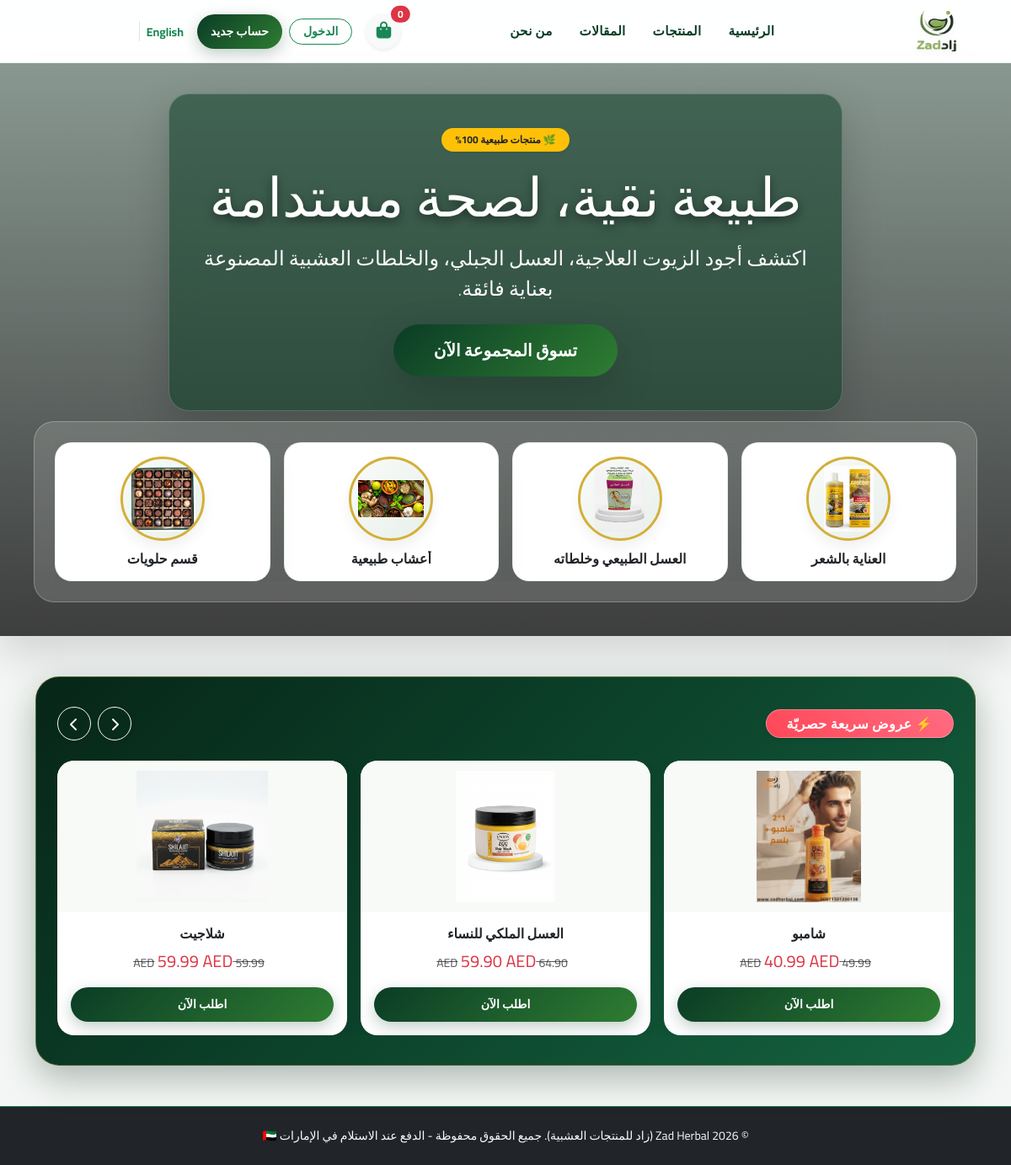
The page / on the database its author committed.
### store/models.py (models this page shows, shortened)
class Category(models.Model):
    name_ar = models.CharField(max_length=100)
    name_en = models.CharField(max_length=100)
    image = models.ImageField(upload_to='categories/', blank=True, null=True, verbose_name="صورة التصنيف")

class Product(models.Model):
    category = models.ForeignKey(Category, on_delete=models.CASCADE, related_name='products')
    name_ar = models.CharField(max_length=200)
    name_en = models.CharField(max_length=200)
    description_ar = models.TextField(blank=True)
    description_en = models.TextField(blank=True)
    price = models.DecimalField(max_digits=10, decimal_places=2) # السعر الاصلي بالدرهم
    discount_price = models.DecimalField(max_digits=10, decimal_places=2, null=True, blank=True) # سعر الخصم إن وجد
    image = models.ImageField(upload_to='products/')
    is_featured = models.BooleanField(default=False) # للعرض في السلايدر المضيء
    stock = models.DecimalField(max_digits=10, decimal_places=3, default=0.000)
    is_sold_by_weight = models.BooleanField(default=False)
    minimum_weight = models.DecimalField(max_digits=6, decimal_places=3, default=0.050)
    created_at = models.DateTimeField(auto_now_add=True)

### store/views.py (the view)
# urls.py: path('', views.home_view, name='home_view'),
def home_view(request):
    lang = request.session.get('lang', request.COOKIES.get('django_language', 'ar'))
    cache_key = f'home_page_data_{lang}'
    cached_data = cache.get(cache_key)
    if cached_data:
        featured_products = cached_data['featured_products']
        categories = cached_data['categories']
    else:
        featured_products = list(Product.objects.filter(discount_price__isnull=False).select_related('category')[:6])
        categories = list(Category.objects.all())
        cache.set(cache_key, {'featured_products': featured_products, 'categories': categories}, 900)
    context = {
        'featured_products': featured_products,
        'categories': categories,
        'lang': lang,
    }
    return render(request, 'home.html', context)

### store/context_processors.py (called while the page is built)
def language_processor(request):
    lang = request.session.get('lang', 'ar')
    return {
        'lang': lang,
        'CURRENT_LANG': lang,
    }

### store/templates/home.html (shortened to what this page needs)
{% extends 'base.html' %}
{% load static %}
{% block content %}
<header class="hero-fullwidth-wrapper mb-5">
    <div class="video-hero-container d-flex flex-column align-items-center justify-content-center p-4 text-center">
        <video autoplay muted loop playsinline class="position-absolute top-0 start-0 w-100 h-100 object-fit-cover">
            <source src="{% static 'videos/hero.mp4' %}" type="video/mp4">
        </video>
        <div class="position-absolute top-0 start-0 w-100 h-100" style="background: linear-gradient(180deg, rgba(7, 38, 24, 0.45) 0%, rgba(0, 0, 0, 0.75) 100%); z-index: 2;"></div>
        <div class="position-relative hero-glass-card my-auto text-white shadow-lg my-4" style="z-index: 3;">
            <span class="badge bg-warning text-dark font-mono px-3 py-2 rounded-pill fw-bold mb-3 shadow-sm">🌿 منتجات طبيعية 100%</span>
            <h1 class="display-3 fw-black mb-3" style="text-shadow: 0 4px 12px rgba(0,0,0,0.5);">
                {% if lang == 'ar' %}طبيعة نقية، لصحة مستدامة{% else %}Pure Nature for Sustainable Health{% endif %}
            </h1>
            <p class="lead text-light mb-4 opacity-90 fs-4">
                {% if lang == 'ar' %}اكتشف أجود الزيوت العلاجية، العسل الجبلي، والخلطات العشبية المصنوعة بعناية فائقة.{% else %}Finest herbal products, organic oils, and honey blends in the UAE.{% endif %}
            </p>
            <a href="{% url 'shop_products' %}" class="btn btn-emerald btn-lg px-5 py-3 shadow-lg fs-5">
                {% if lang == 'ar' %}تسوق المجموعة الآن{% else %}Explore Collection{% endif %}
            </a>
        </div>
        <div class="position-relative w-100 d-flex justify-content-center px-3 mb-3" style="z-index: 3;">
            <div class="categories-slider-wrapper">
                <div id="categoriesCarousel" class="carousel slide" data-bs-ride="carousel" data-bs-interval="5000">
                    <div class="carousel-inner">
                        {% for cat in categories %}
                            {% if forloop.counter0|divisibleby:4 %}
                            <div class="carousel-item {% if forloop.first %}active{% endif %}">
                                <div class="row g-3 justify-content-center">
                            {% endif %}
                                    <div class="col-6 col-md-3">
                                        <a href="{% url 'shop_products' %}?category={{ cat.id }}&lang={{ lang }}" class="text-decoration-none">
                                            <div class="card category-card p-3 text-center js-interactive-card">
                                                <div class="category-img-wrapper">
                                                    {% if cat.image %}
                                                        <img src="{{ cat.image.url }}" alt="Category">
                                                    {% else %}
                                                        <img src="{% static 'images/default.png' %}" alt="Category">
                                                    {% endif %}
                                                </div>
                                                <h6 class="fw-bold text-dark text-truncate mb-0">
                                                    {% if lang == 'en' and cat.name_en %}{{ cat.name_en }}{% else %}{{ cat.name_ar }}{% endif %}
                                                </h6>
                                            </div>
                                        </a>
                                    </div>
                            {% if forloop.counter|divisibleby:4 or forloop.last %}
                                </div>
                            </div>
                            {% endif %}
                        {% empty %}
                        <div class="carousel-item active text-center py-2">
                            <p class="text-white-50 m-0">لا توجد تصنيفات حالياً.</p>
                        </div>
                        {% endfor %}
                    </div>
                </div>
            </div>
        </div>
    </div>
</header>
{% if featured_products %}
<div class="container my-5">
    <div class="flash-slider-container">
        <div class="d-flex justify-content-between align-items-center mb-4">
            <div class="d-flex align-items-center gap-3">
                <span class="badge fs-6 px-4 py-2 rounded-pill temu-flash-badge shadow-sm">
                    ⚡ {% if lang == 'ar' %}عروض سريعة حصريّة{% else %}Flash Deals{% endif %}
                </span>
            </div>
            <div class="d-flex gap-2">
                <button class="btn btn-outline-light rounded-circle p-2 shadow-sm" type="button" data-bs-target="#flashMultiCarousel" data-bs-slide="prev" style="width: 40px; height: 40px;">
                    <i class="fas fa-chevron-right"></i>
                </button>
                <button class="btn btn-outline-light rounded-circle p-2 shadow-sm" type="button" data-bs-target="#flashMultiCarousel" data-bs-slide="next" style="width: 40px; height: 40px;">
                    <i class="fas fa-chevron-left"></i>
                </button>
            </div>
        </div>
        <div id="flashMultiCarousel" class="carousel slide" data-bs-ride="carousel">
            <div class="carousel-inner">
                {% for product in featured_products %}
                    {% if forloop.counter0|divisibleby:3 %}
                    <div class="carousel-item {% if forloop.first %}active{% endif %}">
                        <div class="row g-3">
                    {% endif %}
                            <div class="col-md-4">
                                <div class="card temu-flash-card h-100">
                                    <div class="flash-img-wrapper">
                                        {% if product.image %}
                                            <img src="{{ product.image.url }}" alt="{{ product.name_ar }}">
                                        {% else %}
                                            <img src="{% static 'images/default.png' %}" alt="Default">
                                        {% endif %}
                                    </div>
                                    <div class="card-body d-flex flex-column text-center p-3">
                                        <h6 class="fw-bold text-dark text-truncate mb-2">{% if lang == 'ar' %}{{ product.name_ar }}{% else %}{{ product.name_en|default:product.name_ar }}{% endif %}</h6>
                                        <div class="mb-3">
                                            <del class="text-muted small me-2">{{ product.price }} AED</del>
                                            <span class="text-danger fw-black fs-5">{{ product.discount_price }} AED</span>
                                        </div>
                                        <a href="{% url 'product_detail' product.pk %}" class="mt-auto btn btn-emerald btn-sm w-100">
                                            {% if lang == 'ar' %}اطلب الآن{% else %}Shop Now{% endif %}
                                        </a>
                                    </div>
                                </div>
                            </div>
                    {% if forloop.counter|divisibleby:3 or forloop.last %}
                        </div>
                    </div>
                    {% endif %}
                {% endfor %}
            </div>
        </div>
    </div>
</div>
{% endif %}
{% endblock %}

### static/css/style.css (style rules this page uses)
:root { --brand-emerald: #0b3c26; --brand-gold: #d4af37; --brand-light-green: #2e7d32; --brand-accent: #ff4757; --bg-surface: #f3f6f4; --card-shadow: 0 15px 35px rgba(11, 60, 38, 0.08); }
body { font-family: 'Cairo', sans-serif !important; background-color: var(--bg-surface); color: #1a2521; overflow-x: hidden; }
.hero-fullwidth-wrapper { width: 100vw; margin-left: calc(-50vw + 50%); margin-right: calc(-50vw + 50%); }
.video-hero-container { min-height: 85vh; width: 100%; overflow: hidden; position: relative; box-shadow: 0 20px 50px rgba(0, 0, 0, 0.15); }
.hero-glass-card { background: rgba(11, 60, 38, 0.55); backdrop-filter: blur(14px); -webkit-backdrop-filter: blur(14px); border: 1px solid rgba(255, 255, 255, 0.2); border-radius: 24px; padding: 2.5rem; max-width: 800px; }
.categories-slider-wrapper { background: rgba(255, 255, 255, 0.15); backdrop-filter: blur(20px); -webkit-backdrop-filter: blur(20px); border: 1px solid rgba(255, 255, 255, 0.25); border-radius: 24px; padding: 1.5rem; width: 100%; max-width: 1200px; }
.category-card { background: #ffffff !important; border-radius: 20px !important; border: 1px solid rgba(11, 60, 38, 0.08) !important; box-shadow: var(--card-shadow); transition: all 0.4s cubic-bezier(0.175, 0.885, 0.32, 1.275) !important; }
.category-img-wrapper { width: 100px; height: 100px; border-radius: 50%; background: linear-gradient(135deg, #f9fbf9, #e8f0ea); border: 3px solid var(--brand-gold); display: flex; align-items: center; justify-content: center; margin: 0 auto 12px; overflow: hidden; padding: 8px; box-shadow: 0 8px 16px rgba(0,0,0,0.06); }
.category-img-wrapper img { max-width: 100%; max-height: 100%; object-fit: contain; transition: transform 0.4s ease; }
.flash-slider-container { background: linear-gradient(135deg, #072618 0%, #0c432b 50%, #156340 100%) !important; border-radius: 28px !important; padding: 35px 25px; color: white; box-shadow: 0 15px 40px rgba(7, 38, 24, 0.3); border: 1px solid rgba(212, 175, 55, 0.3); position: relative; }
.temu-flash-badge { background: linear-gradient(45deg, #ff4757, #ff6b81) !important; font-weight: 800; letter-spacing: 0.5px; border: 1px solid rgba(255,255,255,0.3); }
.temu-flash-card { background: #ffffff !important; border-radius: 20px !important; border: none !important; box-shadow: 0 10px 25px rgba(0, 0, 0, 0.05); transition: all 0.35s ease !important; overflow: hidden; }
.flash-img-wrapper { height: 180px; background: #f8faf8; display: flex; align-items: center; justify-content: center; padding: 12px; position: relative; }
.flash-img-wrapper img { max-height: 100%; max-width: 100%; object-fit: contain; transition: transform 0.4s ease; }
.btn-emerald { background: linear-gradient(135deg, var(--brand-emerald), var(--brand-light-green)); color: #ffffff !important; border: none; border-radius: 50rem !important; font-weight: 700; padding: 10px 24px; box-shadow: 0 6px 18px rgba(11, 60, 38, 0.25); transition: all 0.3s ease; }

### rows shown on the page
Category: image (picture), name_ar "العناية بالشعر"
Category: image (picture), name_ar "العسل الطبيعي وخلطاته"
Category: image (picture), name_ar "أعشاب طبيعية"
Category: image (picture), name_ar "قسم حلويات"
Product: image (picture), name_ar "شامبو", price "49.99", discount_price "40.99"
Product: image (picture), name_ar "العسل الملكي للنساء", price "64.90", discount_price "59.90"
Product: image (picture), name_ar "شلاجيت", price "59.99", discount_price "59.99"
